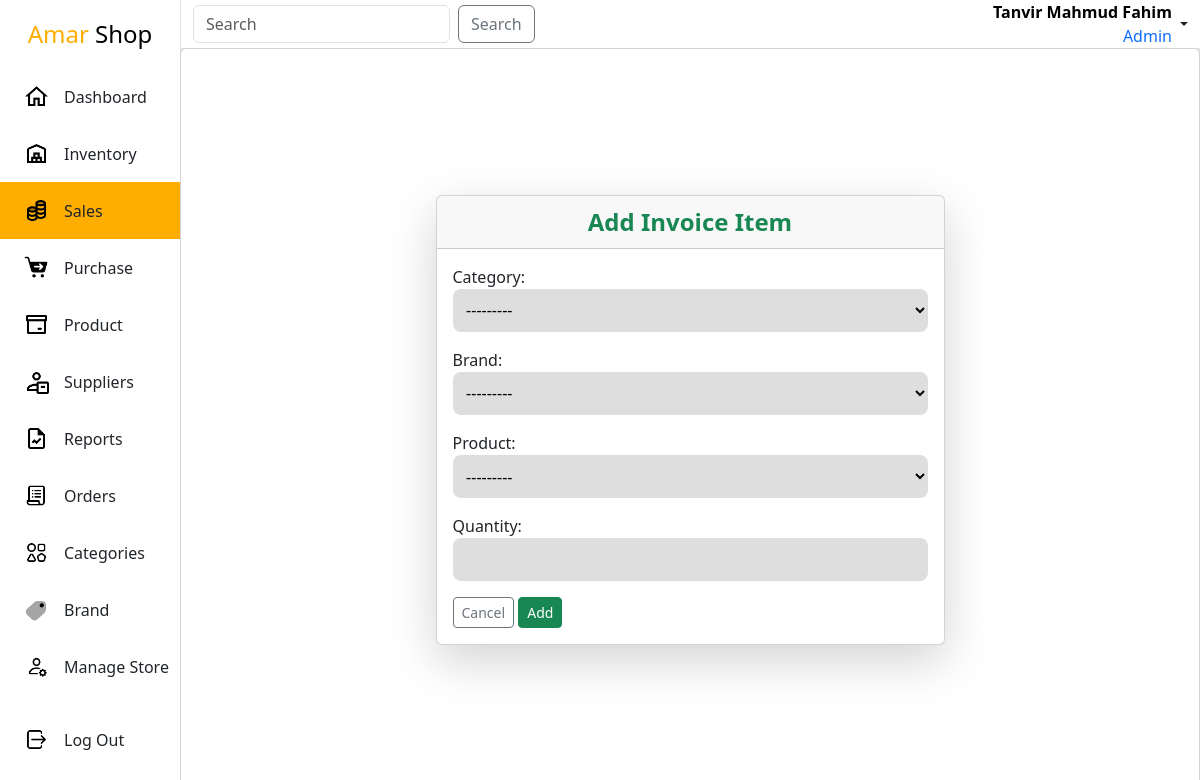
Page /admin-panel/sales/new-sale/23/invoice/add-item/ (signed in) on the committed database.
### app/models.py (models this page shows, shortened)
class User(AbstractBaseUser, PermissionsMixin):
    email = models.EmailField(max_length=255, unique=True)
    first_name = models.CharField(max_length=255)
    last_name = models.CharField(max_length=255, blank=True, null=True)
    is_active = models.BooleanField(default=True)
    is_staff = models.BooleanField(default=False)
    profile_pic = models.ImageField(upload_to=profile_image_path, null=True, blank=True)
    objects = UserManager()
    USERNAME_FIELD = 'email'
    REQUIRED_FIELDS = ['first_name', 'last_name']

class Categories(models.Model):
    category = models.CharField(max_length=255, unique=True)
    class Meta:
        ordering = ['-id']
    def __str__(self):
        return self.category

class Brand(models.Model):
    brand = models.CharField(max_length=255, unique=True)
    class Meta:
        ordering = ['-id']
    def __str__(self):
        return self.brand

### app/views.py (the view, shortened to what this page needs)
# urls.py: path('sales/new-sale/<str:pk>/invoice/add-item/',InvoiceAddItem.as_view(),name='invoice-add-item'),
class InvoiceAddItem(SuperuserRequiredMixin, CreateView):
    model = ProductLineUp
    form_class = ProductLineUpForm
    template_name = 'inventory/sales/invoiceAddItem.html'
    def get_context_data(self, **kwargs):
        context = super().get_context_data(**kwargs)
        context['email'] = self.kwargs.get('pk',None)
        return context

### app/forms.py
class ProductLineUpForm(forms.ModelForm):
    category = forms.ModelChoiceField(queryset=Categories.objects.all(), required=False)
    brand = forms.ModelChoiceField(queryset=Brand.objects.all(), required=False)
    class Meta:
        model = ProductLineUp
        fields = ['product','quantity']
    def __init__(self, *args, **kwargs):
        super().__init__(*args, **kwargs)
        self.fields['product'].queryset = Inventory.objects.all()

### app/views.py (called while the page is built)
    def test_func(self):
        if self.request.user.is_superuser:
            return self.request.user.is_superuser
        if self.request.user.is_staff:
            return self.request.user.is_staff

### templates/inventory/sales/invoiceAddItem.html (shortened to what this page needs)
{% extends "Layout.html" %}
{% load static %}
{%block link%}
    <link rel="stylesheet" href="{%static 'css/inventory.css'%}">
{%endblock link%}
{%block main%}
<div class="inventory">
    <div class="card height-100 d-flex justify-content-center align-items-center">
        <div class="card shadow-lg width-50">
            <div class="card-header text-center text-success fs-4 fw-bold">Add Invoice Item</div>
            <div class="card-body">
                <form method="post">
                    <div class="mb-3">
                        <label for="id_category">Category:</label>
                        {{ form.category }}
                    </div>
                    <div class="mb-3">
                        <label for="id_brand">Brand:</label>
                        {{ form.brand }}
                    </div>
                    <div class="mb-3">
                        <label for="id_product">Product:</label>
                        {{ form.product }}
                    </div>
                    <div class="mb-3">
                        <label for="id_quantity">Quantity:</label>
                        {{ form.quantity }}
                    </div>
                    <div>
                        <a href="{%url 'invoice-list' email%}" class="btn btn-sm btn-outline-secondary">Cancel</a>
                        <button type="submit" class="btn btn-sm btn-success">Add</button>
                    </div>
                </form>
            </div>
        </div>
    </div>
</div>
{%endblock main%}

### templates/Layout.html (shortened to what this page needs)
<!DOCTYPE html>
{% load static %}
<html lang="en">
<head>
    {% load bootstrap5 %}
    {% bootstrap_css %}
    {%block link%}{%endblock link%}
    <link rel="stylesheet" href="{% static 'css/layout.css'%}">
</head>
<body>
    <div class="mother-div">
        <div class="sidebar">
            <div class="upper">
                <div class="branding">
                    <a href="{%url 'dashboard'%}">
                        <span class="gedget">Amar</span> Shop
                    </a>
                </div>
                <ul class="navList">
                    <li class="navItem">
                        <a href="{%url 'dashboard'%}">
                            <img src="{%static 'icons/nav/home.png'%}" width="25" alt="Dashboard"/>
                            <div class="navtitle">Dashboard</div>
                        </a>
                    </li>
                    <li class="navItem">
                        <a href="{%url 'inventory-list'%}" >
                            <img src="{%static 'icons/nav/inventory.png'%}" width="25" alt="Inventory"/>
                            <div class="navtitle">Inventory</div>
                        </a>
                    </li>
                    <li class="navItem">
                        <a href="{%url 'sales-list'%}" >
                            <img src="{%static 'icons/nav/sales.png'%}" width="25" alt="Inventory"/>
                            <div class="navtitle">Sales</div>
                        </a>
                    </li>
                    <li class="navItem">
                        <a href="{%url 'purchase-list'%}" >
                            <img src="{%static 'icons/nav/purchase.png'%}" width="25" alt="Inventory"/>
                            <div class="navtitle">Purchase</div>
                        </a>
                    </li>
                    <li class="navItem">
                        <a href="{%url 'product-list'%}">
                            <img src="{%static 'icons/nav/product.png'%}" width="25" alt="Orders"/>
                            <div class="navtitle">Product</div>
                        </a>
                    </li>
                    <li class="navItem">
                        <a href="{%url 'supplier-list'%}">
                            <img src="{%static 'icons/nav/suppliers.png'%}" width="25" alt="Suppliers"/>
                            <div class="navtitle">Suppliers</div>
                        </a>
                    </li>
                    <li class="navItem">
                        <a href="{%url 'reports'%}">
                            <img src="{%static 'icons/nav/reports.png'%}" width="25" alt="Reports"/>
                            <div class="navtitle">Reports</div>
                        </a>
                    </li>
                    <li class="navItem">
                        <a href="{%url 'orders'%}">
                            <img src="{%static 'icons/nav/orders.png'%}" width="25" alt="Orders"/>
                            <div class="navtitle">Orders</div>
                        </a>
                    </li>
                    <li class="navItem">
                        <a href="{%url 'category-list'%}">
                            <img src="{%static 'icons/nav/category.png'%}" width="25" alt="Orders"/>
                            <div class="navtitle">Categories</div>
                        </a>
                    </li>
                    <li class="navItem">
                        <a href="{%url 'brand-list'%}">
                            <img src="{%static 'icons/nav/brand.png'%}" width="25" alt="Orders"/>
                            <div class="navtitle">Brand</div>
                        </a>
                    </li>
                    <li class="navItem">
                        <a href="{%url 'manage'%}">
                            <img src="{%static 'icons/nav/manage.png'%}" width="25" alt="Manage_Store"/>
                            <div class="navtitle">Manage Store</div>
                        </a>
                    </li>
                </ul>
            </div>
            <div class="lower">
                <ul class="navList">
                    <li class="navItem">
                        <a href="{%url 'admin-logout'%}">
                            <img src="{%static 'icons/nav/logout.png'%}" width="25" alt="Logout"/>
                            <div class="navtitle">Log Out</div>
                        </a>
                    </li>
                </ul>
            </div>
        </div>
        <div class="content">
            <nav class="navbar navbar-light navbar-w bg-white p-0">
                <div class="container-fluid">
                    <form class="d-flex">
                        <input class="form-control me-2" type="search" placeholder="Search" aria-label="Search">
                        <button class="btn btn-outline-secondary" type="submit">Search</button>
                    </form>
                    <div class="nav-item dropdown">
                        <a class="nav-link dropdown-toggle d-flex align-items-center" href="#" id="navbarDropdownMenuLink" role="button" data-bs-toggle="dropdown" aria-expanded="false">
                            <div class="text-end text-black me-1">
                                <div class="fw-bold">{{request.user.first_name}} {{request.user.last_name}}</div>
                                {%if request.user.is_superuser%}
                                <div class="text-primary">Admin</div>
                                {%elif request.user.is_staff%}
                                <div class="text-primary">Staff Member</div>
                                {%endif%}
                            </div>
                        </a>
                    </div>
                </div>
            </nav>
            <div class="main-content">
                {%block main%}
                {%endblock main%}
            </div>
        </div>
    </div>
</body>
</html>

### static/css/inventory.css (style rules this page uses)
.inventory { width: 100%; height: 100%; overflow: scroll; }
ul { list-style-type: none; padding: 0; }
.height-100 { height: 100%; }
.width-50 { width: 50%; }

### static/css/layout.css (style rules this page uses)
* { padding: 0; margin: 0; box-sizing: border-box; }
a { text-decoration: none; color: black; }
.mother-div { width: 100vw; height: 100vh; background: rgb(228, 228, 228); display: flex; justify-content: space-between; }
.sidebar { width: 15vw; height: 100%; background: white; display: flex; flex-direction: column; justify-content: space-between; align-items: center; }
.upper { width: 100%; height: auto; }
.branding { width: 100%; text-align: center; padding: 1rem 0; font-size: 1.5rem; }
.branding a { text-decoration: none; }
.gedget { color: rgb(255, 174, 0); }
.navList { list-style-type: none; margin: 0; padding: 0; overflow: hidden; }
.navItem { width: 100%; display: flex; align-items: center; transition: all .300s ease; }
.navItem a { text-decoration: none; width: 100%; height: 100%; padding: 1rem 0; padding-left: 1.5rem; display: flex; align-items: center; color: inherit; }
.navtitle { margin-left: 15px; }
.lower { width: 100%; height: auto; padding-bottom: 2rem; }
.content { width: 85vw; height: 100vh; }
.navbar-w { width: 100%; border-left: 1px solid rgb(228, 228, 228); }
.selected { background: rgb(255, 174, 0); }
.main-content { width: 100%; height: 93%; }
input, select,textarea { width: 100%; padding: .6rem; border: none; border-radius: 8px; background-color: rgba(218, 218, 218, 0.878); }

### rows in the picture
User: user.first_name "Tanvir Mahmud", user.last_name "Fahim"
Categories: category "---------"
Brand: brand "---------"
